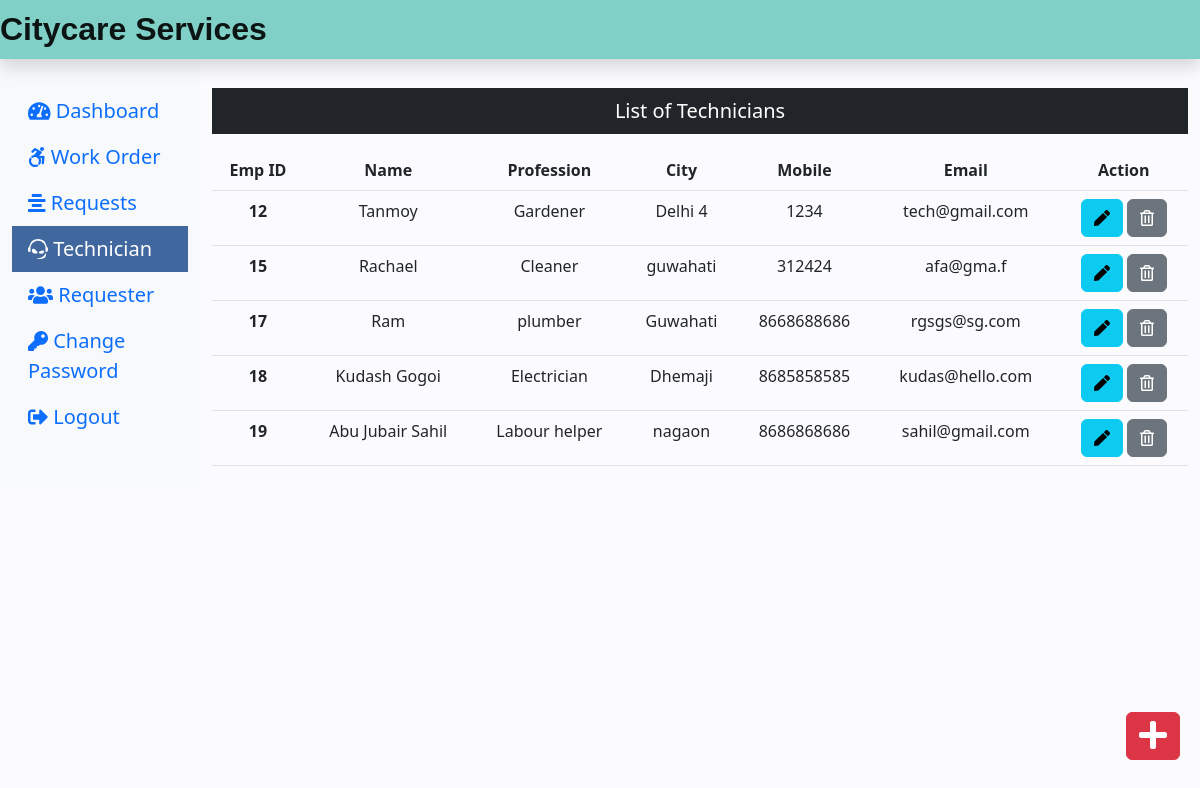
Screenshot of /Admin/technician.php (signed in) with the database file from the repository.
### tables this page shows
CREATE TABLE `technician_tb` (
  `empid` int(11) NOT NULL,
  `empName` varchar(60) NOT NULL,
  `empCity` varchar(60) NOT NULL,
  `empMobile` bigint(11) NOT NULL,
  `empEmail` varchar(60) NOT NULL,
  `empCat` varchar(50) DEFAULT NULL
);

### Admin/technician.php (the view, shortened to what this page needs)
<?php
include('includes/header.php');
include('../config.php');
?>
<div class="col-sm-9 col-md-10 mt-5 text-center">
  <p class=" bg-dark text-white p-2">List of Technicians</p>
  <?php
    $sql = "SELECT * FROM technician_tb";
    $result = $conn->query($sql);
    if($result->num_rows > 0){
 echo '<table class="table">
  <thead>
   <tr>
    <th scope="col">Emp ID</th>
    <th scope="col">Name</th>
    <th scope="col">Profession</th>
    <th scope="col">City</th>
    <th scope="col">Mobile</th>
    <th scope="col">Email</th>
    <th scope="col">Action</th>
   </tr>
  </thead>
  <tbody>';
  while($row = $result->fetch_assoc()){
   echo '<tr>';
    echo '<th scope="row">'.$row["empid"].'</th>';
    echo '<td>'. $row["empName"].'</td>';
    echo '<td>'. $row["empCat"].'</td>';
    echo '<td>'.$row["empCity"].'</td>';
    echo '<td>'.$row["empMobile"].'</td>';
    echo '<td>'.$row["empEmail"].'</td>';
    echo '<td>
    <form action="editemp.php" method="POST" class="d-inline">
    <input type="hidden" name="id" value='. $row["empid"] .'>
    <button type="submit" class="btn btn-info mr-3" name="view" value="View">
    <i class="fas fa-pen"></i></button></form>
    <form action="" method="POST" class="d-inline" onsubmit="return confirmDelete()">
    <input type="hidden" name="id" value='. $row["empid"] .'>
    <button type="submit" class="btn btn-secondary" name="delete" value="Delete">
    <i class="far fa-trash-alt"></i></button></form>
    </td>
   </tr>';
  }
 echo '</tbody>
 </table>';
} else {
  echo "0 Result";
}
?>
</div>
</div>
<div><a class="btn btn-danger box" href="insertemp.php"><i class="fas fa-plus fa-2x"></i></a>
</div>
</div>
<?php
include('includes/footer.php');
?>

### Admin/includes/header.php (shortened to what this page needs)
<!DOCTYPE html>
<html lang="en">
<head>
         <link rel="stylesheet" href="css/all.min.css">
        <link rel="stylesheet" href="https://use.fontawesome.com/releases/v5.15.4/css/all.css"/>
        <link rel="stylesheet" href="https://cdnjs.cloudflare.com/ajax/libs/font-awesome/4.7.0/css/font-awesome.min.css">
        <link rel="stylesheet" href="https://cdn.jsdelivr.net/npm/bootstrap-icons@1.11.3/font/bootstrap-icons.min.css">
        <link href="css/bootstrap.min.css" rel="stylesheet">
        <link href="css/bootstrap-icons.css" rel="stylesheet">
        <link href="css/listing.css" rel="stylesheet">
 <link rel="stylesheet" href="../css/bootstrap.min.css">
 <link rel="stylesheet" href="../css/all.min.css">
 <link rel="stylesheet" href="../css/custom.css">
</head>
<body>
 <nav class="navbar navbar-light fixed-top p-0 shadow" style="background-color: #80d0c7;">
  <a class="navbar-brand col-sm-3 col-md-2 mr-0" href="dashboard.php">Citycare Services</a>
 </nav>
 <div class="container-fluid mb-5" style="margin-top:40px;">
  <div class="row">
   <nav class="col-sm-3 col-md-2 bg-light sidebar py-5 d-print-none">
    <div class="sidebar-sticky">
     <ul class="nav flex-column">
      <li class="nav-item">
       <a class="nav-link <?php if(PAGE == 'dashboard') { echo 'active'; } ?> " href="dashboard.php">
        <i class="fas fa-tachometer-alt"></i>
        Dashboard
       </a>
      </li>
      <li class="nav-item">
       <a class="nav-link <?php if(PAGE == 'work') { echo 'active'; } ?>" href="work.php">
        <i class="fab fa-accessible-icon"></i>
        Work Order
       </a>
      </li>
      <li class="nav-item">
       <a class="nav-link <?php if(PAGE == 'request') { echo 'active'; } ?>" href="request.php">
        <i class="fas fa-align-center"></i>
        Requests
       </a>
      </li>
      <li class="nav-item">
       <a class="nav-link <?php if(PAGE == 'technician') { echo 'active'; } ?>" href="technician.php">
        <i class="fab fa-teamspeak"></i>
        Technician
       </a>
      </li>
      <li class="nav-item">
       <a class="nav-link <?php if(PAGE == 'requesters') { echo 'active'; } ?>" href="requester.php">
        <i class="fas fa-users"></i>
        Requester
       </a>
      </li>
      <li class="nav-item">
       <a class="nav-link <?php if(PAGE == 'changepass') { echo 'active'; } ?>" href="changepass.php">
        <i class="fas fa-key"></i>
        Change Password
       </a>
      </li>
      <li class="nav-item">
       <a class="nav-link" href="../logout.php">
        <i class="fas fa-sign-out-alt"></i>
        Logout
       </a>
      </li>
     </ul>
    </div>
   </nav>

### Admin/includes/footer.php (shortened to what this page needs)
</body>
</html>

### css/listing.css (style rules this page uses)
:root { --white-color: #ffffff; --primary-color: #13547a; --secondary-color: #80d0c7; --section-bg-color: #f0f8ff; --custom-btn-bg-color: #80d0c7; --custom-btn-bg-hover-color: #13547a; --dark-color: #000000; --p-color: #717275; --border-color: #7fffd4; --link-hover-color: #13547a; --body-font-family: 'Open Sans', sans-serif; --title-font-family: 'Montserrat', sans-serif; --h1-font-size: 58px; --h2-font-size: 46px; --h3-font-size: 32px; --h4-font-size: 28px; --h5-font-size: 24px; --h6-font-size: 22px; --p-font-size: 20px; --menu-font-size: 14px; --btn-font-size: 18px; --copyright-font-size: 16px; --border-radius-large: 100px; --border-radius-medium: 20px; --border-radius-small: 10px; --font-weight-normal: 400; --font-weight-medium: 500; --font-weight-semibold: 600; --font-weight-bold: 700; }
body { background-color: var(--white-color); font-family: var(--body-font-family); }
p { color: var(--p-color); font-size: var(--p-font-size); font-weight: var(--font-weight-normal); }
ul li { color: var(--p-color); font-size: var(--p-font-size); font-weight: var(--font-weight-normal); }
a, button { touch-action: manipulation; transition: all 0.3s; }
a { display: inline-block; color: var(--primary-color); text-decoration: none; }
.navbar { background: transparent; border-bottom: 1px solid rgba(128, 208, 199, 0.35); z-index: 9; }
.navbar-brand, .navbar-brand:hover { font-size: var(--h3-font-size); font-weight: var(--font-weight-bold); display: block; }
body { background: #fbfbfd; }

### css/custom.css (style rules this page uses)
.navbar-brand { font-family: 'Ubuntu', sans-serif; font-size: 2em; font-weight: bold; }
a { color: black; }
.active { color: white; background-color: #40679E; }
.box { position: fixed; bottom: 10px; right: 20px; margin-bottom: 30px; }
body { background: #fbfbfd; }

### rows the page displays
technician_tb: empid "12", empName "Tanmoy", empCat "Gardener", empCity "Delhi 4", empMobile "1234", empEmail "tech@gmail.com"
technician_tb: empid "15", empName "Rachael", empCat "Cleaner", empCity "guwahati", empMobile "312424", empEmail "afa@gma.f"
technician_tb: empid "17", empName "Ram", empCat "plumber", empCity "Guwahati", empMobile "8668688686", empEmail "rgsgs@sg.com"
technician_tb: empid "18", empName "Kudash Gogoi", empCat "Electrician", empCity "Dhemaji", empMobile "8685858585", empEmail "kudas@hello.com"
technician_tb: empid "19", empName "Abu Jubair Sahil", empCat "Labour helper", empCity "nagaon", empMobile "8686868686", empEmail "sahil@gmail.com"
